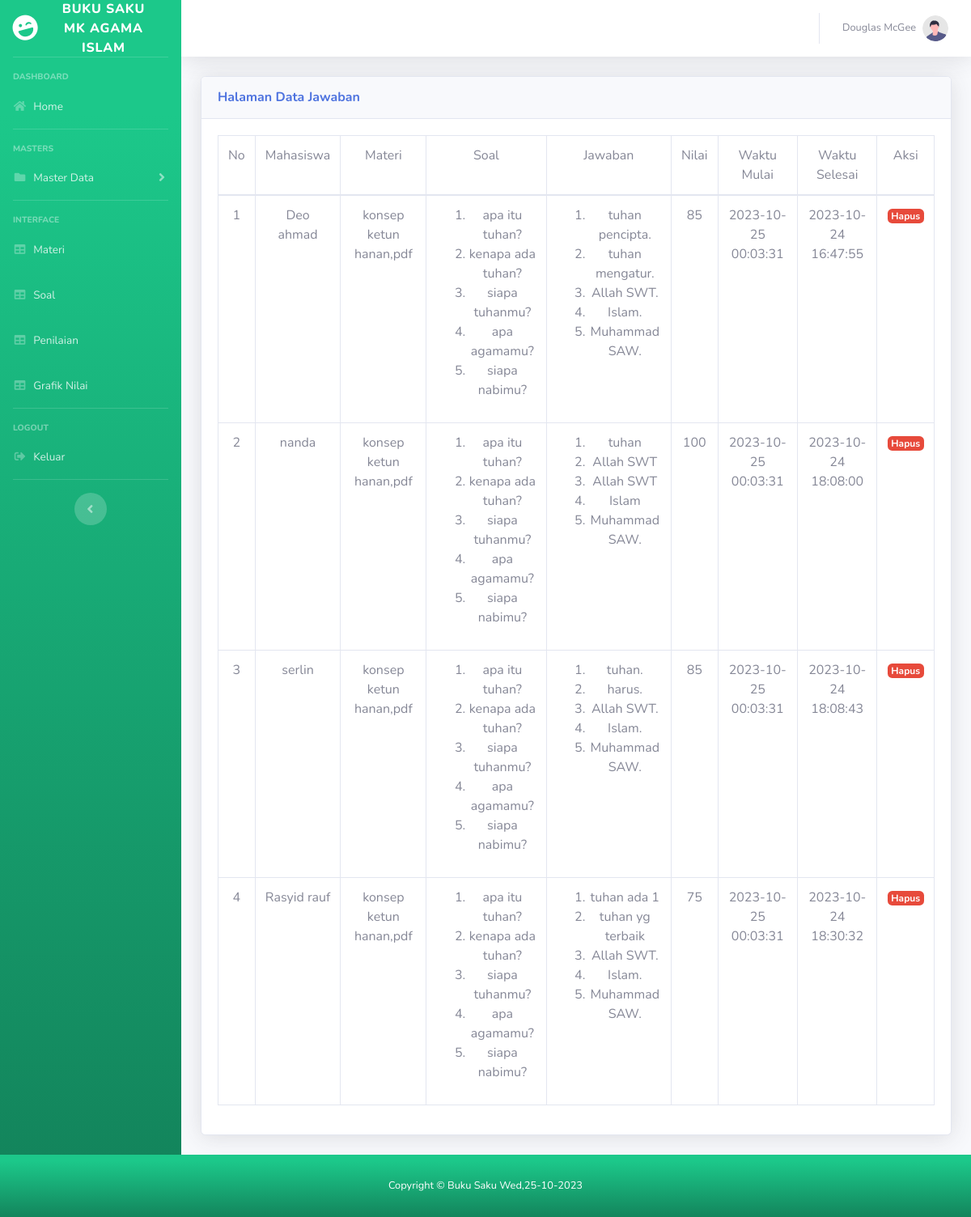
Screenshot of /index.php/objektif with the database file from the repository.
### tables this page shows
CREATE TABLE `t_jawaban` (
  `id_jawaban` varchar(255) NOT NULL,
  `id_user` varchar(255) NOT NULL,
  `id_soal` varchar(255) NOT NULL,
  `jawaban` varchar(255) NOT NULL,
  `id_nilai` int DEFAULT NULL,
  `createt_at` timestamp NULL DEFAULT CURRENT_TIMESTAMP
);

CREATE TABLE `t_materi` (
  `id_materi` varchar(255) NOT NULL,
  `materi` varchar(255) DEFAULT NULL,
  `file_materi` varchar(255) DEFAULT NULL
);

CREATE TABLE `t_soal` (
  `id_soal` varchar(255) NOT NULL,
  `id_materi` varchar(255) NOT NULL,
  `status` int NOT NULL,
  `created_at` datetime(6) DEFAULT NULL,
  `soal` varchar(255) DEFAULT NULL
);

### application/controllers/Objektif.php (called while the page is built, shortened)
<?php
class Objektif extends CI_Controller {
    public function __construct()
    {
        $this->load->model('M_objektif');
    }
    public function index()
    {
        $data['title'] = 'Halaman Data objektif';
        $data['t_objektif'] = $this->M_objektif->SemuaData();
        $data['nilai'] = $this->M_objektif->nilai()->result_array();
        $this->load->view('templates/header');
        $this->load->view('templates/sidebar');
        $this->load->view('templates/topbar');
        $this->load->view('objektif/index', $data);
        $this->load->view('templates/footer');
    }
}

### index.php (called while the page is built, shortened)
<?php
require_once BASEPATH.'core/CodeIgniter.php';

### application/models/M_objektif.php (called while the page is built, shortened)
<?php
class M_objektif extends CI_Model
{
    public function SemuaData()
    {
        return $this->db->query("SELECT j.id_jawaban,m.materi,s.soal,DATE_FORMAT(s.created_at, '%Y-%m-%d %H:%i:%s') AS waktu_mulai, l.nama_lengkap,j.jawaban, CASE
        WHEN n.nilai IS NULL THEN 'belum di nilai'
        ELSE n.nilai
    END AS nilai, DATE_FORMAT(j.createt_at, '%Y-%m-%d %H:%i:%s') AS waktu_selesai FROM `t_jawaban` j LEFT JOIN t_soal s ON(j.id_soal=s.id_soal) LEFT JOIN t_materi m ON(s.id_materi=m.id_materi) LEFT JOIN t_nilai n ON(j.id_nilai=n.id_nilai) LEFT JOIN t_login l ON(j.id_user=l.id_login)
    ")->result_array();
    }
}

### application/views/objektif/index.php (the view, shortened to what this page needs)
<div class="container-fluid">
    <div class="card shadow mb-4">
        <div class="card-header py-3">
            <h6 class="m-0 font-weight-bold text-primary">Halaman Data Jawaban
        </div>
        <div class="card-body">
            <div class="table-responsive">
                <table class="table table-bordered text-center" id="dataTable" width="100%" cellspacing="0">
                    <thead>
                        <tr>
                            <td>No</td>
                            <td>Mahasiswa</td>
                            <td>Materi</td>
                            <td>Soal</td>
                            <td>Jawaban</td>
                            <td>Nilai</td>
                            <td>Waktu Mulai</td>
                            <td>Waktu Selesai</td>
                            <td>Aksi</td>
                        </tr>
                    </thead>
                    <body>
                        <?php
            $no = 1;
            foreach ($t_objektif as $tm) : ?>
                        <tr>
                            <td><?php echo $no++; ?></td>
                            <td><?= $tm['nama_lengkap'];?></td>
                            <td><?= $tm['materi'];?></td>
                            <td>
                                <ol>
                                    <?php
        $soal = $tm['soal'];
        $soalArray = explode("\r\n", $soal);
        foreach ($soalArray as $line) {
            echo "<li>" . $line . "</li>";
        }
        ?>
                                </ol>
                            </td>
                            <td>
                                <ol>
                                    <?php
        $jawaban = $tm['jawaban'];
        $jawabanArray = explode(",", $jawaban);
        foreach ($jawabanArray as $line) {
            echo "<li>" . $line . "</li>";
        }
        ?>
                                </ol>
                            </td>
                            <td><?= $tm['nilai'];?></td>
                            <td><?= $tm['waktu_mulai'];?></td>
                            <td><?= $tm['waktu_selesai'];?></td>
                            <td>
                                <a href="<?php echo base_url() ?>Objektif/hapus_data/<?php echo $tm['id_jawaban']; ?>"
                                    class="badge badge-danger">Hapus</a>
                            </td>
                        </tr>
                        <?php endforeach; ?>
            </div>
            </body>

### application/views/templates/header.php (shortened to what this page needs)
<!DOCTYPE html>
<html lang="en">
<head>
    <link href="<?php echo base_url('files/');?>vendor/fontawesome-free/css/all.min.css" rel="stylesheet"
        type="text/css">
    <link href="<?php echo base_url('files/');?>css/sb-admin-2.min.css" rel="stylesheet">
    <link href="<?php echo base_url('files/');?>vendor/datatables/dataTables.bootstrap4.min.css" rel="stylesheet">
</head>
<body id="page-top">
    <div id="wrapper">

### application/views/templates/sidebar.php (shortened to what this page needs)
<ul class="navbar-nav bg-gradient-success sidebar sidebar-dark accordion" id="accordionSidebar">
    <a class="sidebar-brand d-flex align-items-center justify-content-center">
        <div class="sidebar-brand-icon rotate-n-15">
            <i class="fas fa-laugh-wink"></i>
        </div>
        <div class="sidebar-brand-text mx-3">Buku Saku MK Agama Islam</div>
    </a>
    <hr class="sidebar-divider ">
    <div class="sidebar-heading">
        Dashboard
    </div>
    <li class="nav-item">
        <a class="nav-link" href="<?php echo base_url('home/') ?>">
            <i class="fas fa-fw fa-home"></i>
            <span>Home</span>
        </a>
    </li>
    <hr class="sidebar-divider">
    <div class="sidebar-heading">
        MASTERS
    </div>
    <li class="nav-item">
        <a class="nav-link collapsed" href="#" data-toggle="collapse" data-target="#collapsePages" aria-expanded="true"
            aria-controls="collapsePages">
            <i class="fas fa-fw fa-folder"></i>
            <span>Master Data</span>
        </a>
    </li>
    <hr class="sidebar-divider">
    <div class="sidebar-heading">
        Interface
    </div>
    <li class="nav-item">
        <a class="nav-link" href="<?php echo base_url('materi/') ?>">
            <i class="fas fa-fw fa-table"></i>
            <span>Materi</span>
        </a>
        <a class="nav-link" href="<?php echo base_url('soal/') ?>">
            <i class="fas fa-fw fa-table"></i>
            <span>Soal</span>
        </a>
        <a class="nav-link" href="<?php echo base_url('objektif/') ?>">
            <i class="fas fa-fw fa-table"></i>
            <span>Penilaian</span>
        </a>
        <a class="nav-link" href="<?php echo base_url('objektif/grafik') ?>">
            <i class="fas fa-fw fa-table"></i>
            <span>Grafik Nilai</span>
        </a>
    </li>
    <hr class="sidebar-divider">
    <div class="sidebar-heading">
        LOGOUT
    </div>
    <li class="nav-item">
        <a class="nav-link" href="<?php echo base_url('login/logout'); ?>">
            <i class="fas fa-fw fa-sign-out-alt"></i>
            <span>Keluar</span></a>
    </li>
    <hr class="sidebar-divider d-none d-md-block">
    <div class="text-center d-none d-md-inline">
        <button class="rounded-circle border-0" id="sidebarToggle"></button>
    </div>
</ul>

### application/views/templates/topbar.php (shortened to what this page needs)
<div id="content-wrapper" class="d-flex flex-column">
    <div id="content">
        <nav class="navbar navbar-expand navbar-light bg-white topbar mb-4 static-top shadow">
            <ul class="navbar-nav ml-auto">
                <li class="nav-item dropdown no-arrow">
                    <a class="nav-link dropdown-toggle" href="#" id="userDropdown" role="button" data-toggle="dropdown"
                        aria-haspopup="true" aria-expanded="false">
                        <span class="mr-2 d-none d-lg-inline text-gray-600 small">Douglas McGee</span>
                        <img class="img-profile rounded-circle" src="file/img/undraw_profile.svg">
                    </a>
                </li>
            </ul>
        </nav>

### application/views/templates/footer.php (shortened to what this page needs)
<div>
    <div>
        <footer class="sticky-footer bg-gradient-success accordion">
            <div class="container my-auto">
                <div class="copyright text-center my-auto">
                    <span class="text-white justify-content-center">Copyright &copy; Buku Saku
                        <?= date('D,d-m-Y'); ?></span>
                </div>
            </div>
        </footer>
    </div>
</div>
</body>
</html>

### rows the page displays
t_jawaban: id_user.nama_lengkap "Deo ahmad", t_materi.materi "konsep ketun hanan,pdf", id_soal.soal "apa itu tuhan?", id_soal.soal "kenapa ada tuhan?", id_soal.soal "siapa tuhanmu?", id_soal.soal "apa agamamu?", id_soal.soal "siapa nabimu?", jawaban "tuhan pencipta.", jawaban "tuhan mengatur.", jawaban "Allah SWT.", jawaban "Islam.", jawaban "Muhammad SAW.", nilai "85", waktu_mulai "2023-10-25 00:03:31", waktu_selesai "2023-10-24 16:47:55"
t_jawaban: id_user.nama_lengkap "nanda", t_materi.materi "konsep ketun hanan,pdf", id_soal.soal "apa itu tuhan?", id_soal.soal "kenapa ada tuhan?", id_soal.soal "siapa tuhanmu?", id_soal.soal "apa agamamu?", id_soal.soal "siapa nabimu?", jawaban "tuhan", jawaban "Allah SWT", jawaban "Islam", jawaban "Muhammad SAW.", nilai "100", waktu_mulai "2023-10-25 00:03:31", waktu_selesai "2023-10-24 18:08:00"
t_jawaban: id_user.nama_lengkap "serlin", t_materi.materi "konsep ketun hanan,pdf", id_soal.soal "apa itu tuhan?", id_soal.soal "kenapa ada tuhan?", id_soal.soal "siapa tuhanmu?", id_soal.soal "apa agamamu?", id_soal.soal "siapa nabimu?", jawaban "tuhan.", jawaban "harus.", jawaban "Allah SWT.", jawaban "Islam.", jawaban "Muhammad SAW.", nilai "85", waktu_mulai "2023-10-25 00:03:31", waktu_selesai "2023-10-24 18:08:43"
t_jawaban: id_user.nama_lengkap "Rasyid rauf", t_materi.materi "konsep ketun hanan,pdf", id_soal.soal "apa itu tuhan?", id_soal.soal "kenapa ada tuhan?", id_soal.soal "siapa tuhanmu?", id_soal.soal "apa agamamu?", id_soal.soal "siapa nabimu?", jawaban "tuhan ada 1", jawaban "tuhan yg terbaik", jawaban "Allah SWT.", jawaban "Islam.", jawaban "Muhammad SAW.", nilai "75", waktu_mulai "2023-10-25 00:03:31", waktu_selesai "2023-10-24 18:30:32"
